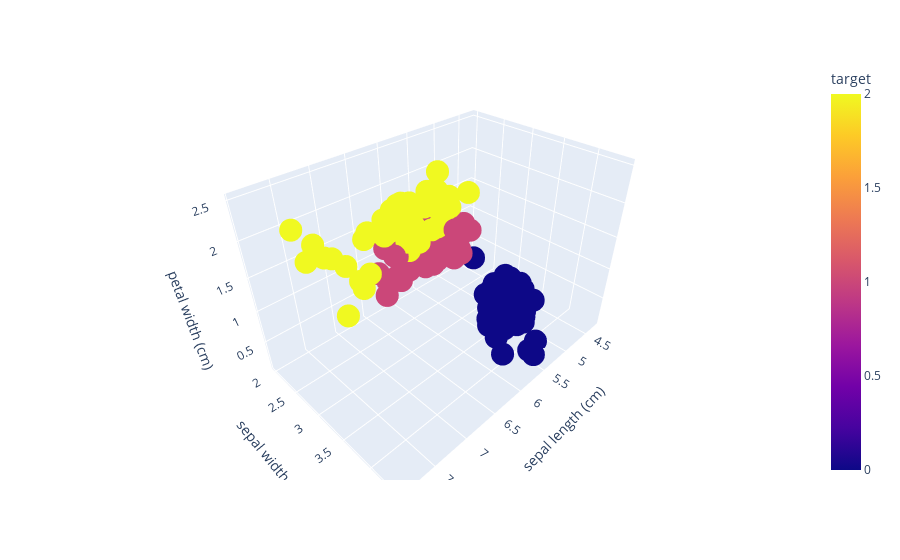

The code cell stored with this chart in its notebook:
### Code cell
fig = px.scatter_3d(iris_df, x= 'sepal length (cm)', y= 'sepal width (cm)', z= 'petal width (cm)', color = 'target')
fig.show()

### Figure 1 — Plotly figure (JSON) as saved in the notebook; plotly's stock layout.template omitted (floating-point values rounded to 4 significant figures; data arrays with more than 128 entries replaced by an {"elided": "..."} marker saying what was removed)
{"data": [{"hovertemplate": "sepal length (cm)=%{x}<br>sepal width (cm)=%{y}<br>petal width (cm)=%{z}<br>target=%{marker.color}<extra></extra>", "legendgroup": "", "marker": {"color": {"elided": "150 int values"}, "coloraxis": "coloraxis", "symbol": "circle"}, "mode": "markers", "name": "", "scene": "scene", "showlegend": false, "type": "scatter3d", "x": {"elided": "150 float values"}, "y": {"elided": "150 float values"}, "z": {"elided": "150 float values"}}], "layout": {"coloraxis": {"colorbar": {"title": {"text": "target"}}, "colorscale": [[0, "#0d0887"], [0.1111, "#46039f"], [0.2222, "#7201a8"], [0.3333, "#9c179e"], [0.4444, "#bd3786"], [0.5556, "#d8576b"], [0.6667, "#ed7953"], [0.7778, "#fb9f3a"], [0.8889, "#fdca26"], [1, "#f0f921"]]}, "legend": {"tracegroupgap": 0}, "margin": {"t": 60}, "scene": {"domain": {"x": [0, 1], "y": [0, 1]}, "xaxis": {"title": {"text": "sepal length (cm)"}}, "yaxis": {"title": {"text": "sepal width (cm)"}}, "zaxis": {"title": {"text": "petal width (cm)"}}}}}
